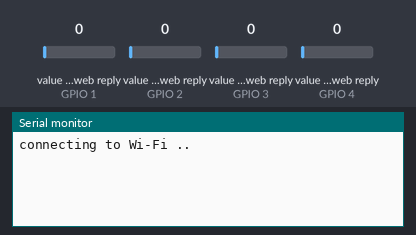
A sketch run on a simulated ESP8266 (NodeMCU). Parts: the last lines printed to the serial monitor. The inputs (shaded band) are chosen by the test bench; at power-on: value in the web reply (sensors on GPIO 1, GPIO 2, GPIO 3, GPIO 4) 0. WiFi joins after 1.5 s; servers stay silent unless stated; web services answer with replies made up by the test bench.

Above: at 2.2 s.
2.3 s: value in the web reply (sensor on GPIO 1) set to 2
At 7.56 s:
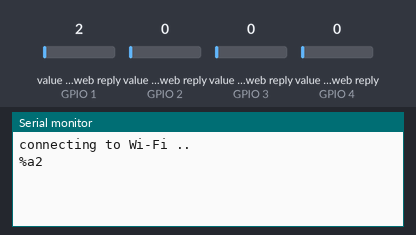
9.2 s: value in the web reply (sensor on GPIO 2) set to 2
At 9.56 s:
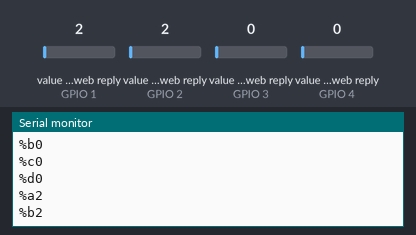
12.3 s: value in the web reply (sensor on GPIO 3) set to 2
At 13.16 s:
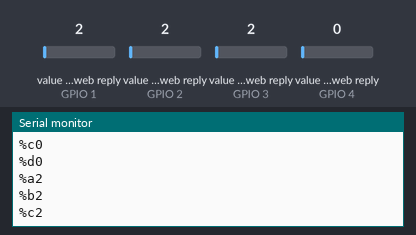
15.4 s: value in the web reply (sensor on GPIO 4) set to 2
At 16.76 s:
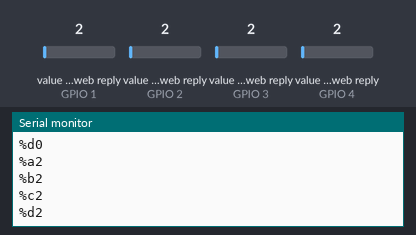
18.5 s: value in the web reply (sensor on GPIO 1) set to 25
At 18.76 s:
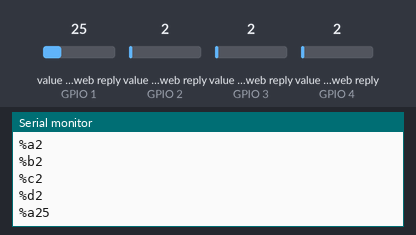
21.6 s: value in the web reply (sensor on GPIO 2) set to 25
At 22.36 s:
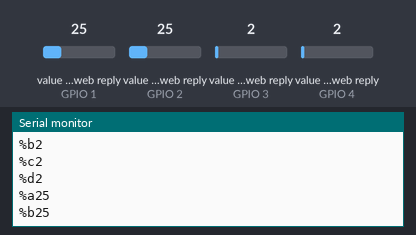
Timing chart, 0 to 24.6 s (numbered marks = the images above; inputs shaded):
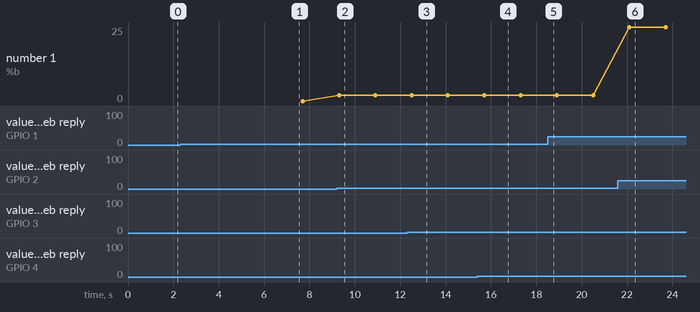

The sketch:

ESP01-CODE-UPDATED-4ch.ino
```cpp
#include <ESP8266WiFi.h>
#include "ThingSpeak.h"
const char ssid[] = "Mustafa's Phone";  // your network SSID (name)
const char pass[] = "02331570707";   // your network password
WiFiClient  client;

//---------Channel Details---------//
unsigned long channelNumber = 1977416;            // Channel ID
const char * myReadAPIKey = "25F2V1JYX4A25K0G"; // Read API Key
const int FieldNumber1 = 1;  // The field you wish to read
const int FieldNumber2 = 2;  // The field you wish to read
const int FieldNumber3 = 3;  // The field you wish to read
const int FieldNumber4 = 4;  // The field you wish to read
long statusCode;


void setup()
{
  Serial.begin(19200);
  WiFi.mode(WIFI_OFF);
  delay(1000);
  WiFi.mode(WIFI_STA);
  ThingSpeak.begin(client);
}

void loop()
{
  //----------------- Network -----------------//
  if (WiFi.status() != WL_CONNECTED)
  {
    while (WiFi.status() != WL_CONNECTED)
    {
      Serial.println("connecting to Wi-Fi ..");
      WiFi.mode(WIFI_OFF);
      delay(1000);
      WiFi.mode(WIFI_STA);
      WiFi.begin(ssid,pass);
      delay(5000);
    }
  }

  //---------------- Field 1 ----------------//
  long a = ThingSpeak.readLongField(channelNumber, FieldNumber1, myReadAPIKey);
  statusCode = ThingSpeak.getLastReadStatus();
  if (statusCode == 200)
  {
    Serial.print("%a");
    Serial.println(a);
  }
  else
  {
    Serial.println("NO");
  }
  delay(100);
  //-------------- End of Field 1 -------------//

  //---------------- Field 2 ----------------//
  long b = ThingSpeak.readLongField(channelNumber, FieldNumber2, myReadAPIKey);
  statusCode = ThingSpeak.getLastReadStatus();
  if (statusCode == 200)
  {
    Serial.print("%b");
    Serial.println(b);
  }
  else
  {
    Serial.println("NO");
  }
  delay(100);
  //-------------- End of Field 2 -------------//

    //---------------- Field 3 ----------------//
  long c = ThingSpeak.readLongField(channelNumber, FieldNumber3, myReadAPIKey);
  statusCode = ThingSpeak.getLastReadStatus();
  if (statusCode == 200)
  {
    Serial.print("%c");
    Serial.println(c);
  }
  else
  {
    Serial.println("NO");
  }
  delay(100);
  //-------------- End of Field 3 -------------//

    //---------------- Field 4 ----------------//
  long d = ThingSpeak.readLongField(channelNumber, FieldNumber4, myReadAPIKey);
  statusCode = ThingSpeak.getLastReadStatus();
  if (statusCode == 200)
  {
    Serial.print("%d");
    Serial.println(d);
  }
  else
  {
    Serial.println("NO");
  }
  delay(100);
  //-------------- End of Field 4 -------------//
}
```

Measured:
- after the input at 2.3 s, the serial monitor: prints a new line after 5.0 s (image 1)
- after the input at 9.2 s, the serial monitor: prints a new line after 0.10 s (image 2)
- after the input at 12.3 s, the serial monitor: prints a new line after 0.60 s (image 3)
- after the input at 15.4 s, the serial monitor: prints a new line after 1.1 s (image 4)
- after the input at 18.5 s, the serial monitor: prints a new line at once (image 5)
- after the input at 21.6 s, the serial monitor: prints a new line after 0.51 s (image 6)
